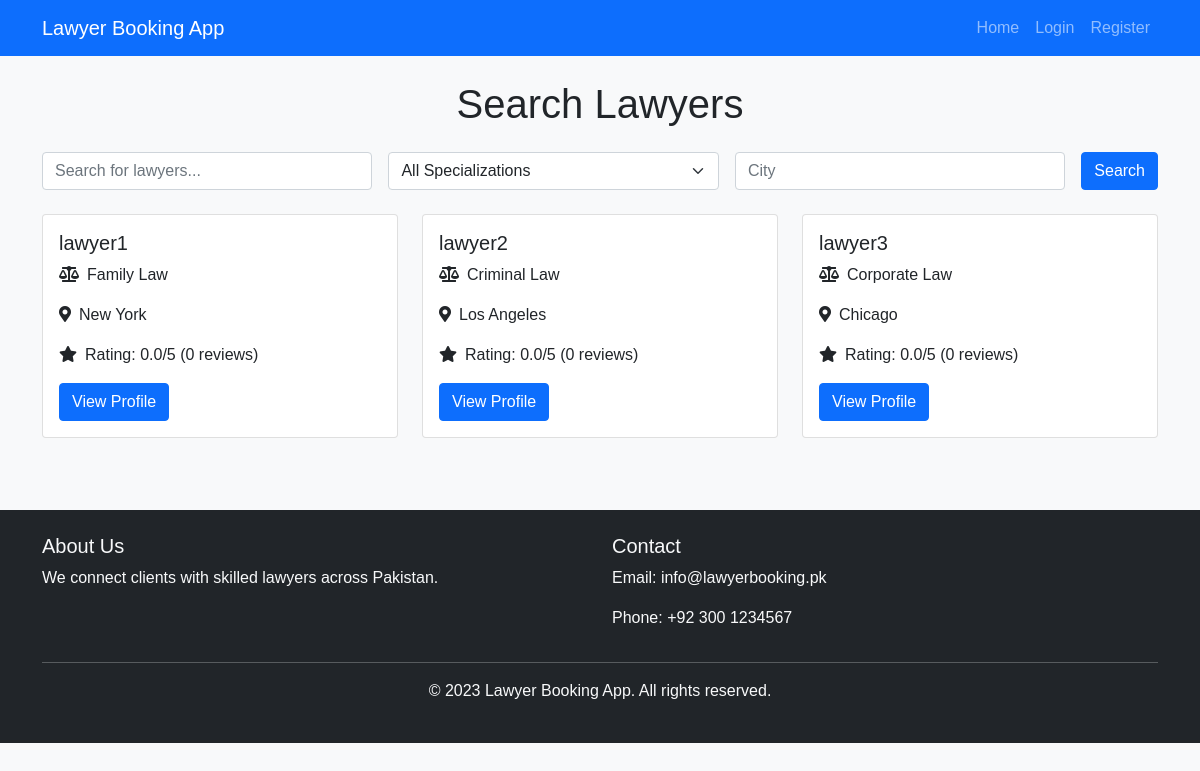
/search_lawyers.php, run on the app's committed database.
### tables this page shows
CREATE TABLE IF NOT EXISTS Lawyers (
    id INT AUTO_INCREMENT PRIMARY KEY,
    user_id INT NOT NULL,
    license_number VARCHAR(50) NOT NULL,
    specialization VARCHAR(100) NOT NULL,
    city VARCHAR(100) NOT NULL,
    approval_status ENUM('pending', 'approved', 'rejected') DEFAULT 'pending',
    subscription_status ENUM('free', 'premium') DEFAULT 'free',
    created_at TIMESTAMP DEFAULT CURRENT_TIMESTAMP,
    updated_at TIMESTAMP DEFAULT CURRENT_TIMESTAMP ON UPDATE CURRENT_TIMESTAMP,
    FOREIGN KEY (user_id) REFERENCES Users(id) ON DELETE CASCADE
);

CREATE TABLE IF NOT EXISTS Users (
    id INT AUTO_INCREMENT PRIMARY KEY,
    username VARCHAR(50) UNIQUE NOT NULL,
    email VARCHAR(100) UNIQUE NOT NULL,
    password VARCHAR(255) NOT NULL,
    role ENUM('user', 'lawyer', 'admin') NOT NULL,
    created_at TIMESTAMP DEFAULT CURRENT_TIMESTAMP,
    updated_at TIMESTAMP DEFAULT CURRENT_TIMESTAMP ON UPDATE CURRENT_TIMESTAMP
);

### search_lawyers.php (the view, shortened to what this page needs)
<?php
require_once "includes/config.php";
$search = isset($_GET['search']) ? trim($_GET['search']) : '';
$city = isset($_GET['city']) ? trim($_GET['city']) : '';
$sql = "SELECT l.id, u.username, l.specialization, l.city,
               (SELECT AVG(rating) FROM RatingsReviews WHERE lawyer_id = l.id) as avg_rating,
               (SELECT COUNT(*) FROM RatingsReviews WHERE lawyer_id = l.id) as review_count
        FROM Lawyers l
        JOIN Users u ON l.user_id = u.id
        WHERE l.approval_status = 'approved'";
$sql .= " ORDER BY avg_rating DESC";
if ($stmt = mysqli_prepare($conn, $sql)) {
    if (mysqli_stmt_execute($stmt)) {
        $result = mysqli_stmt_get_result($stmt);
        $lawyers = mysqli_fetch_all($result, MYSQLI_ASSOC);
    } else {
        echo "Oops! Something went wrong. Please try again later.";
    }
} else {
    echo "Oops! Something went wrong. Please try again later.";
}
?>
<!DOCTYPE html>
<html lang="en">
<head>
    <link href="https://cdn.jsdelivr.net/npm/bootstrap@5.1.3/dist/css/bootstrap.min.css" rel="stylesheet">
    <link href="https://cdnjs.cloudflare.com/ajax/libs/font-awesome/5.15.3/css/all.min.css" rel="stylesheet">
</head>
<body>
<nav class="navbar navbar-expand-lg navbar-dark bg-primary">
    <div class="container">
        <a class="navbar-brand" href="index.php">Lawyer Booking App</a>
        <div class="collapse navbar-collapse" id="navbarNav">
            <ul class="navbar-nav ms-auto">
                <li class="nav-item">
                    <a class="nav-link" href="index.php">Home</a>
                </li>
                <?php if(isset($_SESSION["loggedin"]) && $_SESSION["loggedin"] === true): ?>
                    <li class="nav-item">
                        <a class="nav-link" href="logout.php">Logout</a>
                    </li>
                <?php else: ?>
                    <li class="nav-item">
                        <a class="nav-link" href="login.php">Login</a>
                    </li>
                    <li class="nav-item">
                        <a class="nav-link" href="register.php">Register</a>
                    </li>
                <?php endif; ?>
            </ul>
        </div>
    </div>
</nav>
<div class="container mt-4">
    <h1 class="text-center mb-4">Search Lawyers</h1>
    <form action="<?php echo htmlspecialchars($_SERVER["PHP_SELF"]); ?>" method="get" class="mb-4">
        <div class="row g-3">
            <div class="col-md">
                <input type="text" name="search" class="form-control" placeholder="Search for lawyers..." value="<?php echo htmlspecialchars($search); ?>">
            </div>
            <div class="col-md">
                <select name="specialization" class="form-select">
                    <option value="">All Specializations</option>
                </select>
            </div>
            <div class="col-md">
                <input type="text" name="city" class="form-control" placeholder="City" value="<?php echo htmlspecialchars($city); ?>">
            </div>
            <div class="col-md-auto">
                <button type="submit" class="btn btn-primary">Search</button>
            </div>
        </div>
    </form>
    <?php if (!empty($lawyers)): ?>
        <div class="row">
            <?php foreach ($lawyers as $lawyer): ?>
                <div class="col-md-4 mb-4">
                    <div class="card lawyer-card h-100">
                        <div class="card-body">
                            <h5 class="card-title"><?php echo htmlspecialchars($lawyer['username']); ?></h5>
                            <p class="card-text"><i class="fas fa-balance-scale me-2"></i><?php echo htmlspecialchars($lawyer['specialization']); ?></p>
                            <p class="card-text"><i class="fas fa-map-marker-alt me-2"></i><?php echo htmlspecialchars($lawyer['city']); ?></p>
                            <p class="card-text">
                                <i class="fas fa-star me-2"></i>Rating: <?php echo number_format($lawyer['avg_rating'], 1); ?>/5
                                (<?php echo $lawyer['review_count']; ?> reviews)
                            </p>
                            <a href="lawyer_profile.php?id=<?php echo $lawyer['id']; ?>" class="btn btn-primary">View Profile</a>
                        </div>
                    </div>
                </div>
            <?php endforeach; ?>
        </div>
    <?php else: ?>
        <p class="text-center">No lawyers found matching your criteria.</p>
    <?php endif; ?>
</div>
<footer class="bg-dark text-light py-4 mt-5">
    <div class="container">
        <div class="row">
            <div class="col-md-6">
                <h5>About Us</h5>
                <p>We connect clients with skilled lawyers across Pakistan.</p>
            </div>
            <div class="col-md-6">
                <h5>Contact</h5>
                <p>Email: info@lawyerbooking.pk</p>
                <p>Phone: +92 300 1234567</p>
            </div>
        </div>
        <hr>
        <div class="text-center">
            <p>&copy; 2023 Lawyer Booking App. All rights reserved.</p>
        </div>
    </div>
</footer>
</body>
</html>

### search_lawyers.php (style rules this page uses)
body { font-family: 'Arial', sans-serif; background-color: #f8f9fa; }
.lawyer-card { transition: transform 0.3s; }

### data on the page
lawyers: user.username "lawyer1", specialization "Family Law", city "New York", avg_rating "0.0", review_count "0"
lawyers: user.username "lawyer2", specialization "Criminal Law", city "Los Angeles", avg_rating "0.0", review_count "0"
lawyers: user.username "lawyer3", specialization "Corporate Law", city "Chicago", avg_rating "0.0", review_count "0"
